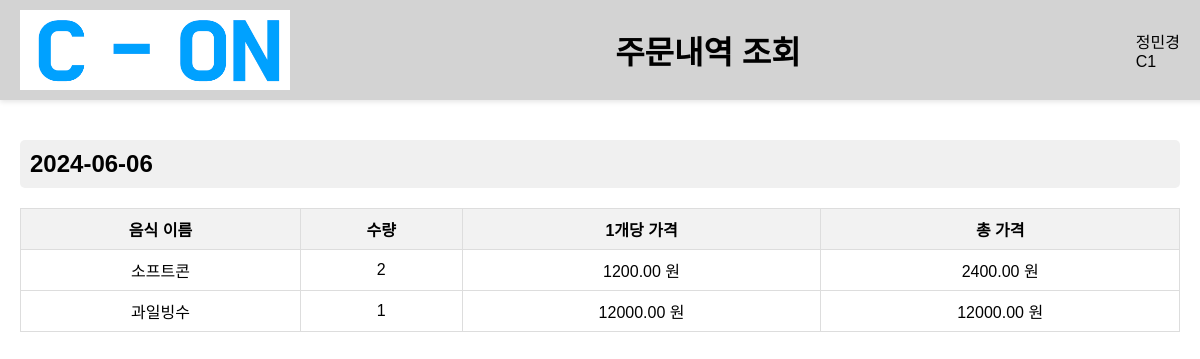
/page/order_history.php (signed in), run on an earlier commit of the app's database.
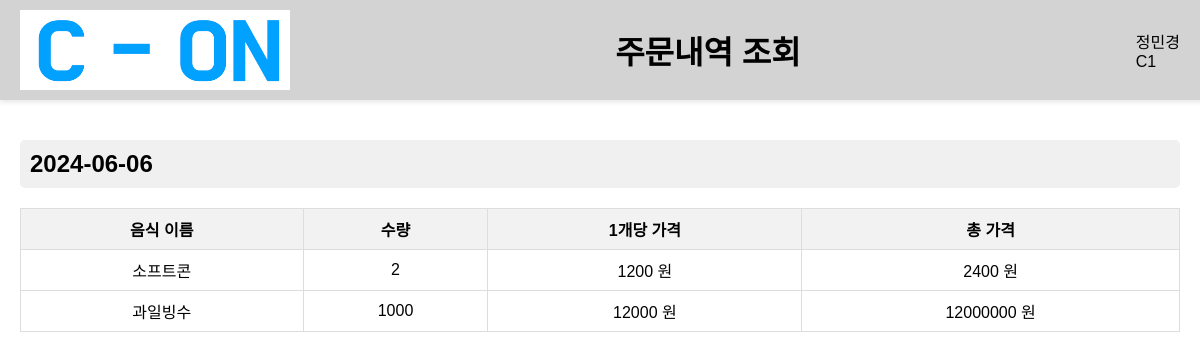
And on a later commit of the database.
### tables this page shows
CREATE TABLE OrderDetail (
    itemNo INT,
    id VARCHAR(5),
    quantity INT,
    totalPrice INT,
    foodName VARCHAR(100),
    PRIMARY KEY (itemNo, id),
    FOREIGN KEY (id) REFERENCES Cart(id) on UPDATE CASCADE on DELETE CASCADE,
    FOREIGN KEY (foodName) REFERENCES Food(foodName)
);

CREATE TABLE Food (
    foodName VARCHAR(100),
    price INT NOT NULL,
    PRIMARY KEY (foodName)
);

### page/order_history.php (the view, shortened to what this page needs)
<?php
include '../db_connect.php';
$username = $_SESSION['username'];
$userid = $_SESSION['user_id'];
$order_sql = "SELECT
    c.id AS ordernum,
    DATE(c.orderDateTime) AS orderdate,
    c.orderDateTime AS ordertime,
    od.foodName AS foodname,
    od.quantity AS quantity,
    f.price AS price,
    od.totalPrice AS totalprice
    FROM Cart c
    INNER JOIN OrderDetail od ON c.id = od.id
    INNER JOIN Food f ON od.foodName = f.foodName
    WHERE c.cno = '$userid' AND c.id <> 0
    ORDER BY c.orderDateTime DESC";
$result_order = $conn->query($order_sql);
?>
<!DOCTYPE html>
<html lang="ko">
<head>
    <link rel="stylesheet" href="../style/mainpage.css">
    <link rel="stylesheet" href="../style/cart.css">
    <link rel="stylesheet" href="../style/order_history.css">
</head>
<body>
    <div class="top-container">
        <a href="./main.php">
            <img src="../images/logo.png" alt="Profile Picture">
        </a>
        <div class="title_box">
            <h1>주문내역 조회</h1>
        </div>
        <div class="user-info">
            <?php
                echo "<p>".$username."</p>";
                echo "<p>".$userid."</p>";
            ?>
        </div>
    </div>
    <div class="main-container">
        <div class="cart-content">
            <?php
            $current_date = null;
            if ($result_order->num_rows > 0) {
                while ($item = $result_order->fetch_assoc()) {
                    $orderdate = $item['orderdate'];
                    $foodname = $item['foodname'];
                    $quantity = $item['quantity'];
                    $price = $item['price'];
                    $total_price = $item['totalprice'];
                    if ($current_date !== $orderdate) {
                        $current_date = $orderdate;
                        echo "<div class='order-date'>";
                        echo "<h2>$orderdate</h2>";
                        echo "<table>
                                <thead>
                                    <tr>
                                        <th>음식 이름</th>
                                        <th>수량</th>
                                        <th>1개당 가격</th>
                                        <th>총 가격</th>
                                    </tr>
                                </thead>
                                <tbody>";
                    }
                    echo "<tr>
                            <td>$foodname</td>
                            <td>$quantity</td>
                            <td>$price 원</td>
                            <td>$total_price 원</td>
                          </tr>";
                }
                echo "</tbody></table></div>";
            } else {
                echo "<p>주문 내역이 없습니다.</p>";
            }
            ?>
        </div>
    </div>
</body>
</html>

### db_connect.php (shortened to what this page needs)
</body>
</html>

### style/mainpage.css (style rules this page uses)
body { margin: 0; font-family: Arial, sans-serif; height: 100vh; display: flex; flex-direction: column; }
.top-container { display: flex; align-items: center; justify-content: space-between; width: 100%; height: 100px; background-color: #d3d3d3; padding: 0 20px; box-shadow: 0 2px 5px rgba(0,0,0,0.1); position: fixed; }
.top-container img { height: 80px; width: 270px; }
.user-info { align-items: center; margin: 0 30px 0 0; }
.user-info p { margin: 0 10px; }
.main-container { display: flex; flex-grow: 1; }

### style/cart.css (style rules this page uses)
table { width: 100%; border-collapse: collapse; }
th, td { border: 1px solid #ddd; padding: 8px; text-align: center; }
th { background-color: #f2f2f2; }
.cart-content { flex-grow: 1; padding: 20px; margin-top: 100px; }

### style/order_history.css (style rules this page uses)
.title_box { text-align: center; }
.title_box h1 { margin: 0; }
.order-date { margin-bottom: 20px; }
.order-date h2 { background-color: #f0f0f0; padding: 10px; border-radius: 5px; }

What changed in the data, as far as the page shows it:
computed for orderdetail "소프트콘": foodName.price "1200.00" → "1200"; totalPrice "2400.00" → "2400"
changed orderdetail "과일빙수": quantity "1" → "1000"; foodName.price "12000.00" → "12000"; totalPrice "12000.00" → "12000000"
